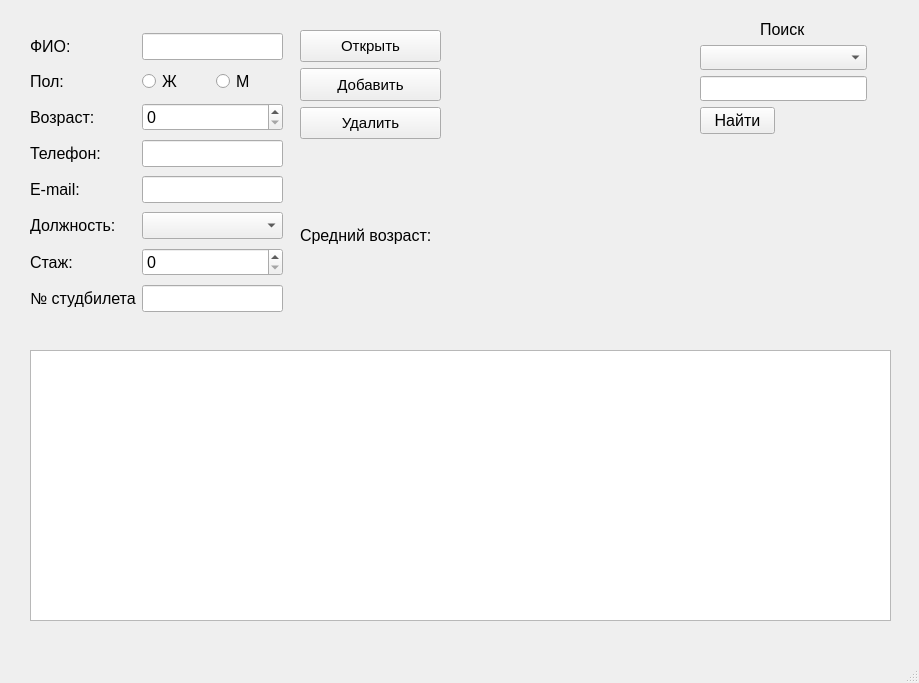
<?xml version="1.0" encoding="UTF-8"?>
<ui version="4.0">
 <class>MainWindow</class>
 <widget class="QMainWindow" name="MainWindow">
  <property name="geometry">
   <rect>
    <x>0</x>
    <y>0</y>
    <width>919</width>
    <height>683</height>
   </rect>
  </property>
  <property name="windowTitle">
   <string>Студенты</string>
  </property>
  <widget class="QWidget" name="centralwidget">
   <widget class="QTableWidget" name="twStaffs">
    <property name="geometry">
     <rect>
      <x>30</x>
      <y>350</y>
      <width>861</width>
      <height>271</height>
     </rect>
    </property>
    <property name="font">
     <font>
      <pointsize>10</pointsize>
     </font>
    </property>
   </widget>
   <widget class="QWidget" name="layoutWidget">
    <property name="geometry">
     <rect>
      <x>30</x>
      <y>30</y>
      <width>253</width>
      <height>291</height>
     </rect>
    </property>
    <layout class="QFormLayout" name="formLayout">
     <item row="0" column="0">
      <widget class="QLabel" name="label">
       <property name="sizePolicy">
        <sizepolicy hsizetype="Preferred" vsizetype="Preferred">
         <horstretch>3</horstretch>
         <verstretch>2</verstretch>
        </sizepolicy>
       </property>
       <property name="font">
        <font>
         <pointsize>12</pointsize>
        </font>
       </property>
       <property name="text">
        <string>ФИО:</string>
       </property>
      </widget>
     </item>
     <item row="0" column="1">
      <widget class="QLineEdit" name="leFio">
       <property name="font">
        <font>
         <pointsize>12</pointsize>
        </font>
       </property>
      </widget>
     </item>
     <item row="1" column="0">
      <widget class="QLabel" name="label_2">
       <property name="sizePolicy">
        <sizepolicy hsizetype="Preferred" vsizetype="Preferred">
         <horstretch>3</horstretch>
         <verstretch>2</verstretch>
        </sizepolicy>
       </property>
       <property name="font">
        <font>
         <pointsize>12</pointsize>
        </font>
       </property>
       <property name="text">
        <string>Пол:</string>
       </property>
      </widget>
     </item>
     <item row="1" column="1">
      <layout class="QHBoxLayout" name="horizontalLayout">
       <item>
        <widget class="QRadioButton" name="rbFemale">
         <property name="font">
          <font>
           <pointsize>12</pointsize>
          </font>
         </property>
         <property name="text">
          <string>Ж</string>
         </property>
         <attribute name="buttonGroup">
          <string notr="true">buttonGroup</string>
         </attribute>
        </widget>
       </item>
       <item>
        <widget class="QRadioButton" name="rbMale">
         <property name="font">
          <font>
           <pointsize>12</pointsize>
          </font>
         </property>
         <property name="text">
          <string>М</string>
         </property>
         <attribute name="buttonGroup">
          <string notr="true">buttonGroup</string>
         </attribute>
        </widget>
       </item>
      </layout>
     </item>
     <item row="2" column="0">
      <widget class="QLabel" name="label_3">
       <property name="sizePolicy">
        <sizepolicy hsizetype="Preferred" vsizetype="Preferred">
         <horstretch>3</horstretch>
         <verstretch>2</verstretch>
        </sizepolicy>
       </property>
       <property name="font">
        <font>
         <pointsize>12</pointsize>
        </font>
       </property>
       <property name="text">
        <string>Возраст:</string>
       </property>
      </widget>
     </item>
     <item row="2" column="1">
      <widget class="QSpinBox" name="sbAge">
       <property name="font">
        <font>
         <pointsize>12</pointsize>
        </font>
       </property>
      </widget>
     </item>
     <item row="3" column="0">
      <widget class="QLabel" name="label_4">
       <property name="sizePolicy">
        <sizepolicy hsizetype="Preferred" vsizetype="Preferred">
         <horstretch>3</horstretch>
         <verstretch>2</verstretch>
        </sizepolicy>
       </property>
       <property name="font">
        <font>
         <pointsize>12</pointsize>
        </font>
       </property>
       <property name="text">
        <string>Телефон:</string>
       </property>
      </widget>
     </item>
     <item row="3" column="1">
      <widget class="QLineEdit" name="lePhone">
       <property name="font">
        <font>
         <pointsize>12</pointsize>
        </font>
       </property>
       <property name="toolTip">
        <string/>
       </property>
       <property name="inputMask">
        <string/>
       </property>
      </widget>
     </item>
     <item row="4" column="0">
      <widget class="QLabel" name="label_5">
       <property name="sizePolicy">
        <sizepolicy hsizetype="Preferred" vsizetype="Preferred">
         <horstretch>3</horstretch>
         <verstretch>2</verstretch>
        </sizepolicy>
       </property>
       <property name="font">
        <font>
         <pointsize>12</pointsize>
        </font>
       </property>
       <property name="text">
        <string>E-mail:</string>
       </property>
      </widget>
     </item>
     <item row="4" column="1">
      <widget class="QLineEdit" name="leEmail">
       <property name="font">
        <font>
         <pointsize>12</pointsize>
        </font>
       </property>
      </widget>
     </item>
     <item row="5" column="0">
      <widget class="QLabel" name="label_7">
       <property name="sizePolicy">
        <sizepolicy hsizetype="Preferred" vsizetype="Preferred">
         <horstretch>3</horstretch>
         <verstretch>2</verstretch>
        </sizepolicy>
       </property>
       <property name="font">
        <font>
         <pointsize>12</pointsize>
        </font>
       </property>
       <property name="text">
        <string>Должность:</string>
       </property>
      </widget>
     </item>
     <item row="5" column="1">
      <widget class="QComboBox" name="cbPost">
       <property name="font">
        <font>
         <pointsize>12</pointsize>
        </font>
       </property>
      </widget>
     </item>
     <item row="6" column="0">
      <widget class="QLabel" name="label_6">
       <property name="sizePolicy">
        <sizepolicy hsizetype="Preferred" vsizetype="Preferred">
         <horstretch>3</horstretch>
         <verstretch>2</verstretch>
        </sizepolicy>
       </property>
       <property name="font">
        <font>
         <pointsize>12</pointsize>
        </font>
       </property>
       <property name="text">
        <string>Стаж:</string>
       </property>
      </widget>
     </item>
     <item row="6" column="1">
      <widget class="QSpinBox" name="sbExp">
       <property name="font">
        <font>
         <pointsize>12</pointsize>
        </font>
       </property>
      </widget>
     </item>
     <item row="7" column="1">
      <widget class="QLineEdit" name="lePhone_2">
       <property name="font">
        <font>
         <pointsize>12</pointsize>
        </font>
       </property>
       <property name="toolTip">
        <string/>
       </property>
       <property name="inputMask">
        <string/>
       </property>
      </widget>
     </item>
     <item row="7" column="0">
      <widget class="QLabel" name="label_9">
       <property name="sizePolicy">
        <sizepolicy hsizetype="Preferred" vsizetype="Preferred">
         <horstretch>3</horstretch>
         <verstretch>2</verstretch>
        </sizepolicy>
       </property>
       <property name="font">
        <font>
         <pointsize>12</pointsize>
        </font>
       </property>
       <property name="text">
        <string>№ студбилета</string>
       </property>
      </widget>
     </item>
    </layout>
   </widget>
   <widget class="QWidget" name="layoutWidget">
    <property name="geometry">
     <rect>
      <x>300</x>
      <y>30</y>
      <width>141</width>
      <height>109</height>
     </rect>
    </property>
    <layout class="QVBoxLayout" name="verticalLayout">
     <item>
      <widget class="QPushButton" name="pbOpen">
       <property name="sizePolicy">
        <sizepolicy hsizetype="Expanding" vsizetype="Expanding">
         <horstretch>0</horstretch>
         <verstretch>0</verstretch>
        </sizepolicy>
       </property>
       <property name="font">
        <font>
         <pointsize>11</pointsize>
        </font>
       </property>
       <property name="mouseTracking">
        <bool>false</bool>
       </property>
       <property name="tabletTracking">
        <bool>false</bool>
       </property>
       <property name="inputMethodHints">
        <set>Qt::ImhNone</set>
       </property>
       <property name="text">
        <string>Открыть</string>
       </property>
       <property name="autoDefault">
        <bool>false</bool>
       </property>
      </widget>
     </item>
     <item>
      <widget class="QPushButton" name="pbInsert">
       <property name="sizePolicy">
        <sizepolicy hsizetype="Expanding" vsizetype="Expanding">
         <horstretch>0</horstretch>
         <verstretch>0</verstretch>
        </sizepolicy>
       </property>
       <property name="font">
        <font>
         <pointsize>11</pointsize>
        </font>
       </property>
       <property name="mouseTracking">
        <bool>false</bool>
       </property>
       <property name="tabletTracking">
        <bool>false</bool>
       </property>
       <property name="inputMethodHints">
        <set>Qt::ImhNone</set>
       </property>
       <property name="text">
        <string>Добавить</string>
       </property>
       <property name="autoDefault">
        <bool>false</bool>
       </property>
      </widget>
     </item>
     <item>
      <widget class="QPushButton" name="pbDelete">
       <property name="sizePolicy">
        <sizepolicy hsizetype="Expanding" vsizetype="Expanding">
         <horstretch>0</horstretch>
         <verstretch>0</verstretch>
        </sizepolicy>
       </property>
       <property name="font">
        <font>
         <pointsize>11</pointsize>
        </font>
       </property>
       <property name="mouseTracking">
        <bool>false</bool>
       </property>
       <property name="tabletTracking">
        <bool>false</bool>
       </property>
       <property name="inputMethodHints">
        <set>Qt::ImhNone</set>
       </property>
       <property name="text">
        <string>Удалить</string>
       </property>
       <property name="autoDefault">
        <bool>false</bool>
       </property>
      </widget>
     </item>
    </layout>
   </widget>
   <widget class="QLabel" name="lblAvgAge">
    <property name="geometry">
     <rect>
      <x>300</x>
      <y>220</y>
      <width>311</width>
      <height>31</height>
     </rect>
    </property>
    <property name="font">
     <font>
      <pointsize>12</pointsize>
     </font>
    </property>
    <property name="text">
     <string>Средний возраст:</string>
    </property>
   </widget>
   <widget class="QPushButton" name="pbFind">
    <property name="geometry">
     <rect>
      <x>700</x>
      <y>107</y>
      <width>75</width>
      <height>27</height>
     </rect>
    </property>
    <property name="font">
     <font>
      <pointsize>12</pointsize>
     </font>
    </property>
    <property name="text">
     <string>Найти</string>
    </property>
   </widget>
   <widget class="QLineEdit" name="leFind">
    <property name="enabled">
     <bool>true</bool>
    </property>
    <property name="geometry">
     <rect>
      <x>700</x>
      <y>76</y>
      <width>167</width>
      <height>25</height>
     </rect>
    </property>
    <property name="sizePolicy">
     <sizepolicy hsizetype="Expanding" vsizetype="Maximum">
      <horstretch>0</horstretch>
      <verstretch>0</verstretch>
     </sizepolicy>
    </property>
    <property name="font">
     <font>
      <pointsize>12</pointsize>
     </font>
    </property>
   </widget>
   <widget class="QComboBox" name="cbColNames">
    <property name="geometry">
     <rect>
      <x>700</x>
      <y>45</y>
      <width>167</width>
      <height>25</height>
     </rect>
    </property>
    <property name="sizePolicy">
     <sizepolicy hsizetype="Preferred" vsizetype="Maximum">
      <horstretch>0</horstretch>
      <verstretch>0</verstretch>
     </sizepolicy>
    </property>
    <property name="font">
     <font>
      <pointsize>12</pointsize>
     </font>
    </property>
   </widget>
   <widget class="QLabel" name="label_8">
    <property name="geometry">
     <rect>
      <x>760</x>
      <y>20</y>
      <width>71</width>
      <height>19</height>
     </rect>
    </property>
    <property name="sizePolicy">
     <sizepolicy hsizetype="Preferred" vsizetype="Preferred">
      <horstretch>3</horstretch>
      <verstretch>2</verstretch>
     </sizepolicy>
    </property>
    <property name="font">
     <font>
      <pointsize>12</pointsize>
     </font>
    </property>
    <property name="text">
     <string>Поиск</string>
    </property>
   </widget>
  </widget>
  <widget class="QMenuBar" name="menubar">
   <property name="geometry">
    <rect>
     <x>0</x>
     <y>0</y>
     <width>919</width>
     <height>26</height>
    </rect>
   </property>
  </widget>
  <widget class="QStatusBar" name="statusbar"/>
 </widget>
 <resources/>
 <connections/>
 <buttongroups>
  <buttongroup name="buttonGroup"/>
 </buttongroups>
</ui>
